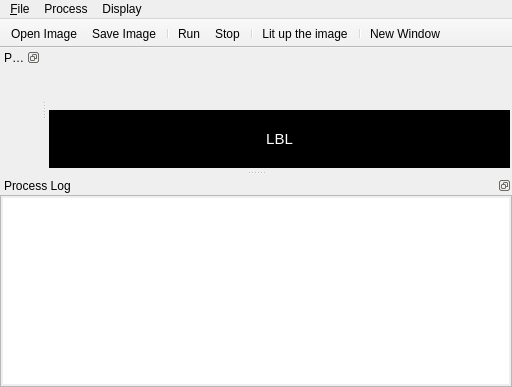
<?xml version="1.0" encoding="UTF-8"?>
<ui version="4.0">
 <class>MainWindow</class>
 <widget class="QMainWindow" name="MainWindow">
  <property name="geometry">
   <rect>
    <x>0</x>
    <y>0</y>
    <width>512</width>
    <height>387</height>
   </rect>
  </property>
  <property name="minimumSize">
   <size>
    <width>100</width>
    <height>100</height>
   </size>
  </property>
  <property name="contextMenuPolicy">
   <enum>Qt::PreventContextMenu</enum>
  </property>
  <property name="acceptDrops">
   <bool>true</bool>
  </property>
  <property name="windowTitle">
   <string>Uranus - ElseIf</string>
  </property>
  <property name="windowIcon">
   <iconset resource="res.qrc">
    <normaloff>:/icons/icon.png</normaloff>:/icons/icon.png</iconset>
  </property>
  <widget class="QWidget" name="centralWidget">
   <layout class="QGridLayout" name="gridLayout">
    <property name="margin">
     <number>2</number>
    </property>
    <property name="spacing">
     <number>2</number>
    </property>
    <item row="0" column="0">
     <widget class="UGLView" name="disp" native="true">
      <property name="minimumSize">
       <size>
        <width>32</width>
        <height>32</height>
       </size>
      </property>
      <property name="contextMenuPolicy">
       <enum>Qt::PreventContextMenu</enum>
      </property>
     </widget>
    </item>
    <item row="1" column="0">
     <widget class="QLabel" name="lbl">
      <property name="styleSheet">
       <string notr="true">color:#FFFFFF;
background:#000000;
font-size:15px;</string>
      </property>
      <property name="text">
       <string>LBL</string>
      </property>
      <property name="alignment">
       <set>Qt::AlignCenter</set>
      </property>
      <property name="wordWrap">
       <bool>true</bool>
      </property>
      <property name="margin">
       <number>10</number>
      </property>
     </widget>
    </item>
   </layout>
  </widget>
  <widget class="QMenuBar" name="menuBar">
   <property name="geometry">
    <rect>
     <x>0</x>
     <y>0</y>
     <width>512</width>
     <height>23</height>
    </rect>
   </property>
   <property name="contextMenuPolicy">
    <enum>Qt::PreventContextMenu</enum>
   </property>
   <property name="nativeMenuBar">
    <bool>true</bool>
   </property>
   <widget class="QMenu" name="menuFile">
    <property name="title">
     <string>&amp;File</string>
    </property>
    <addaction name="actionOpen"/>
    <addaction name="actionSave"/>
    <addaction name="separator"/>
    <addaction name="actionNew_Window"/>
    <addaction name="actionClose_Window"/>
   </widget>
   <widget class="QMenu" name="menuProcess">
    <property name="title">
     <string>Process</string>
    </property>
    <addaction name="actionRun"/>
    <addaction name="actionStop"/>
   </widget>
   <widget class="QMenu" name="menuDisplay">
    <property name="title">
     <string>Display</string>
    </property>
    <addaction name="actionLit_up_the_image"/>
    <addaction name="actionClear_Log"/>
   </widget>
   <addaction name="menuFile"/>
   <addaction name="menuProcess"/>
   <addaction name="menuDisplay"/>
  </widget>
  <widget class="QToolBar" name="mainToolBar">
   <property name="movable">
    <bool>false</bool>
   </property>
   <property name="floatable">
    <bool>false</bool>
   </property>
   <attribute name="toolBarArea">
    <enum>TopToolBarArea</enum>
   </attribute>
   <attribute name="toolBarBreak">
    <bool>false</bool>
   </attribute>
   <addaction name="actionOpen"/>
   <addaction name="actionSave"/>
   <addaction name="separator"/>
   <addaction name="actionRun"/>
   <addaction name="actionStop"/>
   <addaction name="separator"/>
   <addaction name="actionLit_up_the_image"/>
   <addaction name="separator"/>
   <addaction name="actionNew_Window"/>
  </widget>
  <widget class="QDockWidget" name="processTool">
   <property name="contextMenuPolicy">
    <enum>Qt::NoContextMenu</enum>
   </property>
   <property name="features">
    <set>QDockWidget::DockWidgetFloatable|QDockWidget::DockWidgetMovable</set>
   </property>
   <property name="windowTitle">
    <string>Process List</string>
   </property>
   <attribute name="dockWidgetArea">
    <number>1</number>
   </attribute>
   <widget class="ProcessTool" name="processToolContent"/>
  </widget>
  <widget class="QDockWidget" name="logDock">
   <property name="acceptDrops">
    <bool>true</bool>
   </property>
   <property name="features">
    <set>QDockWidget::DockWidgetFloatable|QDockWidget::DockWidgetMovable</set>
   </property>
   <property name="windowTitle">
    <string>Process Log</string>
   </property>
   <attribute name="dockWidgetArea">
    <number>8</number>
   </attribute>
   <widget class="QWidget" name="logDockContent">
    <layout class="QGridLayout" name="gridLayout_2">
     <property name="margin">
      <number>0</number>
     </property>
     <property name="spacing">
      <number>0</number>
     </property>
     <item row="0" column="0">
      <widget class="QTextEdit" name="logText">
       <property name="styleSheet">
        <string notr="true">padding:2px;</string>
       </property>
       <property name="readOnly">
        <bool>true</bool>
       </property>
       <property name="html">
        <string>&lt;!DOCTYPE HTML PUBLIC &quot;-//W3C//DTD HTML 4.0//EN&quot; &quot;http://www.w3.org/TR/REC-html40/strict.dtd&quot;&gt;
&lt;html&gt;&lt;head&gt;&lt;meta name=&quot;qrichtext&quot; content=&quot;1&quot; /&gt;&lt;style type=&quot;text/css&quot;&gt;
p, li { white-space: pre-wrap; }
&lt;/style&gt;&lt;/head&gt;&lt;body style=&quot; font-family:'SimSun'; font-size:9pt; font-weight:400; font-style:normal;&quot;&gt;
&lt;p style=&quot;-qt-paragraph-type:empty; margin-top:0px; margin-bottom:0px; margin-left:0px; margin-right:0px; -qt-block-indent:0; text-indent:0px;&quot;&gt;&lt;/p&gt;&lt;/body&gt;&lt;/html&gt;</string>
       </property>
      </widget>
     </item>
    </layout>
   </widget>
  </widget>
  <action name="actionOpen">
   <property name="icon">
    <iconset resource="res.qrc">
     <normaloff>:/icons/folder.png</normaloff>:/icons/folder.png</iconset>
   </property>
   <property name="text">
    <string>Open Image</string>
   </property>
   <property name="toolTip">
    <string>Open An URW</string>
   </property>
   <property name="shortcut">
    <string>Ctrl+O</string>
   </property>
  </action>
  <action name="actionNew_Window">
   <property name="icon">
    <iconset resource="res.qrc">
     <normaloff>:/icons/pc.png</normaloff>:/icons/pc.png</iconset>
   </property>
   <property name="text">
    <string>New Window</string>
   </property>
   <property name="toolTip">
    <string>Open another window</string>
   </property>
   <property name="shortcut">
    <string>Ctrl+N</string>
   </property>
  </action>
  <action name="actionSave">
   <property name="icon">
    <iconset resource="res.qrc">
     <normaloff>:/icons/output.png</normaloff>:/icons/output.png</iconset>
   </property>
   <property name="text">
    <string>Save Image</string>
   </property>
   <property name="toolTip">
    <string>Save the current displaying image</string>
   </property>
   <property name="shortcut">
    <string>Ctrl+S</string>
   </property>
  </action>
  <action name="actionRun">
   <property name="icon">
    <iconset resource="res.qrc">
     <normaloff>:/icons/go.png</normaloff>:/icons/go.png</iconset>
   </property>
   <property name="text">
    <string>Run</string>
   </property>
   <property name="toolTip">
    <string>Run the next un ran process</string>
   </property>
   <property name="shortcut">
    <string>F5</string>
   </property>
  </action>
  <action name="actionStop">
   <property name="icon">
    <iconset resource="res.qrc">
     <normaloff>:/icons/stop.png</normaloff>:/icons/stop.png</iconset>
   </property>
   <property name="text">
    <string>Stop</string>
   </property>
   <property name="toolTip">
    <string>Stop doing the current running process</string>
   </property>
   <property name="shortcut">
    <string>Shift+F5</string>
   </property>
  </action>
  <action name="actionLit_up_the_image">
   <property name="checkable">
    <bool>true</bool>
   </property>
   <property name="icon">
    <iconset resource="res.qrc">
     <normaloff>:/icons/thunder.png</normaloff>:/icons/thunder.png</iconset>
   </property>
   <property name="text">
    <string>Lit up the image</string>
   </property>
   <property name="shortcut">
    <string>Ctrl+L</string>
   </property>
  </action>
  <action name="actionClose_Window">
   <property name="icon">
    <iconset resource="res.qrc">
     <normaloff>:/icons/close.png</normaloff>:/icons/close.png</iconset>
   </property>
   <property name="text">
    <string>Close Window</string>
   </property>
   <property name="toolTip">
    <string>Close this window</string>
   </property>
   <property name="shortcut">
    <string>Ctrl+W</string>
   </property>
  </action>
  <action name="actionClear_Log">
   <property name="text">
    <string>Clear Log</string>
   </property>
  </action>
 </widget>
 <layoutdefault spacing="6" margin="11"/>
 <customwidgets>
  <customwidget>
   <class>UGLView</class>
   <extends>QWidget</extends>
   <header location="global">uglview.h</header>
   <container>1</container>
  </customwidget>
  <customwidget>
   <class>ProcessTool</class>
   <extends>QWidget</extends>
   <header>processtool.h</header>
   <container>1</container>
  </customwidget>
 </customwidgets>
 <resources>
  <include location="res.qrc"/>
 </resources>
 <connections/>
</ui>
